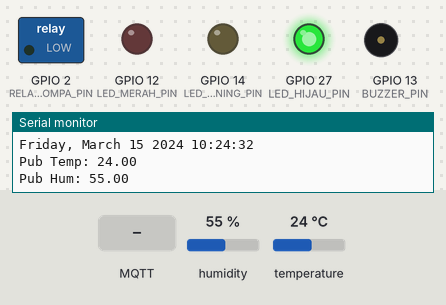
Simulated run of this sketch. Board: ESP32. On the bench: switched loads named in the sketch (green lamp = pin HIGH), output pins drawn as LEDs (lit = HIGH), buzzer (waves = sounding, pin HIGH), the last lines printed to the serial monitor. Inputs (shaded band) come from the test bench; at power-on: temperature 24 °C, humidity 55 %. WiFi joins after 1.5 s; servers stay silent unless stated; the local clock reads 2024-03-15 10:24:30 at power-on unless the sketch sets it; random numbers use the default seed unless the sketch sets one; no MQTT or app messages arrive unless stated.

Above: at 2.7 s.
2.8 s: MQTT message "1" arrives on the first subscribed topic
At 4.0 s:
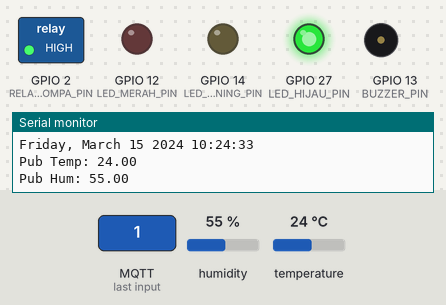
5.0 s: temperature set to 29.3 °C
6.8 s: temperature set to 30.5 °C
At 8.8 s:
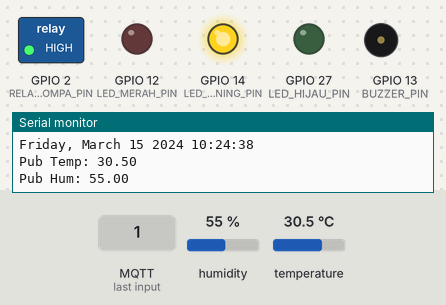
9.1 s: MQTT message "0" arrives on the first subscribed topic
At 10.0 s:
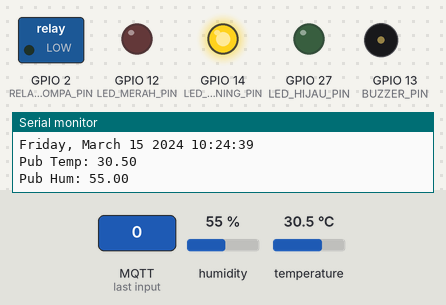
11.1 s: temperature set to 34.2 °C
12.8 s: temperature set to 35.8 °C
At 14.8 s:
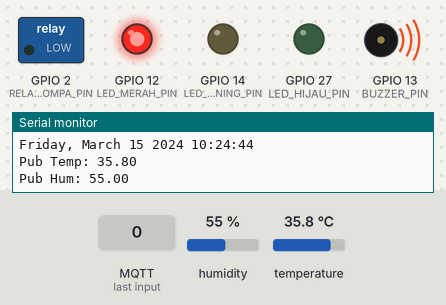
Timing chart, 0 to 16.2 s (numbered marks = the images above; inputs shaded):
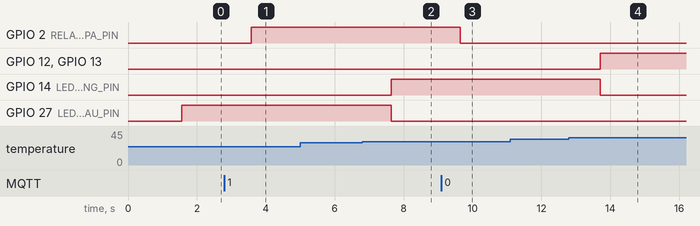

Measured:
- the behaviour switches between 29.9 and 30 °C on temperature (found by bisection; images 1 and 2)
- the behaviour switches between 35 and 35.1 °C on temperature (found by bisection; images 3 and 4)
- after the input at 2.8 s, GPIO 2 (RELAY_POMPA_PIN): LOW → HIGH after 0.78 s
- after the input at 6.8 s, GPIO 14 (LED_KUNING_PIN): LOW → HIGH after 0.84 s; GPIO 27 (LED_HIJAU_PIN): HIGH → LOW after 0.84 s
- after the input at 9.1 s, GPIO 2 (RELAY_POMPA_PIN): HIGH → LOW after 0.55 s
- after the input at 12.8 s, GPIO 12 (LED_MERAH_PIN), GPIO 13 (BUZZER_PIN): LOW → HIGH after 0.91 s; GPIO 14 (LED_KUNING_PIN): HIGH → LOW after 0.91 s

The sketch:

MQTT_HTTP.ino
```cpp
#include "DHTesp.h"
#include "WiFi.h"
#include "HTTPClient.h"
#include "PubSubClient.h"

const int DHT_PIN = 15;
const int LED_HIJAU_PIN = 27;
const int LED_KUNING_PIN = 14;
const int LED_MERAH_PIN = 12;
const int RELAY_POMPA_PIN = 2;
const int BUZZER_PIN = 13;

#define NTP_SERVER "pool.ntp.org"
#define UTC_OFFSET 25200
#define UTC_OFFSET_DST 25200

String baseUrl = "https://e89d-180-244-132-182.ngrok-free.app";

const char *ssid = "Wokwi-GUEST";
const char *pass = "";
const char *broker = "broker.hivemq.com";
const char *subs_pompa = "152022168/pompa";
const char *pub_suhu = "152022168/suhu";
const char *pub_humi = "152022168/humi";
const int brokerPort = 1883;

String ipAddr;

DHTesp dhtSensor;
WiFiClient wifiClient;
PubSubClient mqtt(wifiClient);

void setup()
{
  Serial.begin(115200);

  pinMode(LED_HIJAU_PIN, OUTPUT);
  pinMode(LED_KUNING_PIN, OUTPUT);
  pinMode(LED_MERAH_PIN, OUTPUT);
  pinMode(RELAY_POMPA_PIN, OUTPUT);
  pinMode(BUZZER_PIN, OUTPUT);

  WiFi.mode(WIFI_STA);
  WiFi.begin(ssid, pass);
  while (WiFi.status() != WL_CONNECTED)
  {
    Serial.print(".");
    delay(500);
  }

  ipAddr = WiFi.localIP().toString().c_str();

  Serial.print("Connected at: ");
  Serial.println(ipAddr);

  configTime(UTC_OFFSET, UTC_OFFSET_DST, NTP_SERVER);

  MqttSetup();

  dhtSensor.setup(DHT_PIN, DHTesp::DHT22);
}

void printLocalTime(float _suhu, float _humid)
{
  struct tm timeinfo;
  if (!getLocalTime(&timeinfo))
  {
    Serial.println("Connection Err");
    return;
  }

  Serial.println(&timeinfo, "%A, %B %d %Y %H:%M:%S");

  char _jam[3];
  char _menit[3];
  char _detik[3];

  strftime(_jam, 3, "%H", &timeinfo);
  strftime(_menit, 3, "%M", &timeinfo);
  strftime(_detik, 3, "%S", &timeinfo);

  if (strcmp(_jam, "14") == 0 && strcmp(_detik, "00") == 0)
  {
    for (int i = 57; i <= 59; i++)
    {
      char menit[3];
      sprintf(menit, "%02d", i);
      if (strcmp(_menit, menit) == 0)
      {
        SendData(_suhu, _humid);
        break;
      }
    }
  }
}

void SendData(float temp, float hum)
{
  HTTPClient http;

  String url = baseUrl + "/API/insertdata.php?suhu=" + temp + "&humid=" + hum;
  Serial.println("url: " + String(url));

  http.begin(url.c_str());

  int httpResponseCode = http.GET();

  String payload = http.getString();
  Serial.print("paylod: ");
  Serial.println(payload);

  if (httpResponseCode > 0)
  {
    Serial.print("HTTP Response Code: ");
    Serial.println(httpResponseCode);
  }
  else
  {
    Serial.print("Error Code: ");
    Serial.println(httpResponseCode);
  }

  http.end();
}

void MqttSetup()
{
  mqtt.setServer(broker, brokerPort);
  mqtt.setCallback(Callback);
}

void Reconnect()
{
  Serial.println("Connecting to MQTT Broker...");
  while (!mqtt.connected())
  {
    Serial.println("Reconnecting to MQTT Broker..");
    String clientId = "ESP32Client-";
    clientId += String(random(0xffff), HEX);

    if (mqtt.connect(clientId.c_str()))
    {
      Serial.print("ID: ");
      Serial.println(clientId);
      Serial.println("Connected.");
      mqtt.subscribe(subs_pompa);
    }
    else
    {
      Serial.print("failed, rc=");
      Serial.print(mqtt.state());
      Serial.println(" try again in 5 seconds");
      delay(5000);
    }
  }
}

void Callback(char *topic, byte *message, unsigned int length)
{
  Serial.print("Incoming topic: ");
  Serial.println(topic);

  String _messageStr;
  for (int i = 0; i < length; i++)
  {
    Serial.print((char)message[i]);
    _messageStr += (char)message[i];
  }
  Serial.println();

  if (String(topic) == subs_pompa)
  {
    _messageStr.toLowerCase();
    Serial.print("Pump Relay Status: ");

    if (_messageStr == "1")
    {
      Serial.println("Pompa ON");
      digitalWrite(RELAY_POMPA_PIN, HIGH);
    }
    else if (_messageStr == "0")
    {
      Serial.println("Pompa OFF");
      digitalWrite(RELAY_POMPA_PIN, LOW);
    }
  }
}

void loop()
{
  if (!mqtt.connected())
  {
    Reconnect();
  }

  mqtt.loop();

  TempAndHumidity data = dhtSensor.getTempAndHumidity();
  float t = data.temperature;
  float h = data.humidity;

  if (t > 35)
  {
    digitalWrite(LED_MERAH_PIN, HIGH);
    digitalWrite(LED_KUNING_PIN, LOW);
    digitalWrite(LED_HIJAU_PIN, LOW);
    digitalWrite(BUZZER_PIN, HIGH);
  }
  else if (t >= 30 && t <= 35)
  {
    digitalWrite(LED_MERAH_PIN, LOW);
    digitalWrite(LED_KUNING_PIN, HIGH);
    digitalWrite(LED_HIJAU_PIN, LOW);
    digitalWrite(BUZZER_PIN, LOW);
  }
  else
  {
    digitalWrite(LED_MERAH_PIN, LOW);
    digitalWrite(LED_KUNING_PIN, LOW);
    digitalWrite(LED_HIJAU_PIN, HIGH);
    digitalWrite(BUZZER_PIN, LOW);
  }

  printLocalTime(t, h);

  char _t[8];
  dtostrf(t, 1, 2, _t);
  mqtt.publish(pub_suhu, _t);
  Serial.print("Pub Temp: ");
  Serial.println(_t);

  char _h[8];
  dtostrf(h, 1, 2, _h);
  mqtt.publish(pub_humi, _h);
  Serial.print("Pub Hum: ");
  Serial.println(_h);

  delay(1000);
}
```
